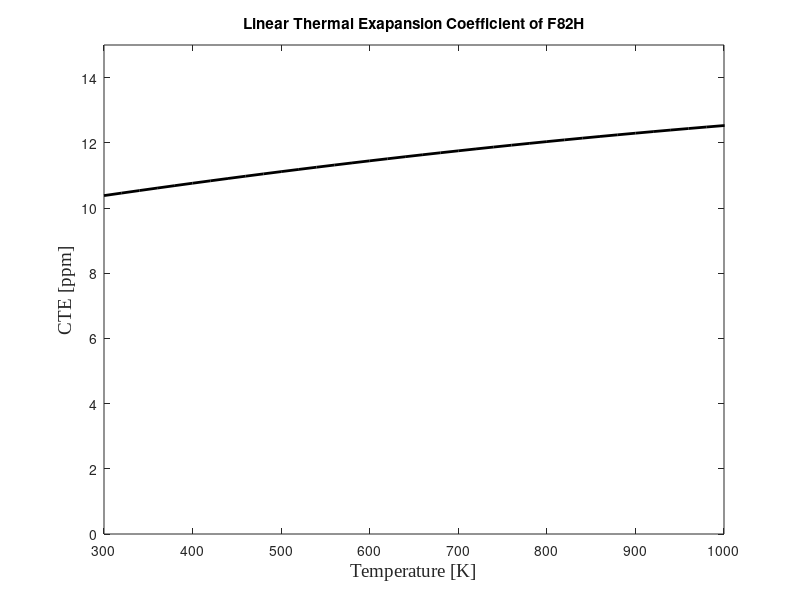

Write MATLAB code to recreate this figure. (Note: this script raises an error after producing the figure.)

fsize=14;
T=300:20:6000;
n=size(T,2);
CTE=zeros(n,1);

C_TE=@(T) 9.0955+4.6477e-3*T-1.2141e-6*T^2;

for i=1:n
CTE(i)=C_TE(T(i));
end

figure( 'Name', 'W Thermal Conductivity' );
plot(T,CTE,'k','LineWidth',2)
xlabel('Temperature [K]','FontName','Times New Roman','FontSize',fsize)
ylabel('CTE [ppm]','FontSize',fsize,'FontName', 'Times New Roman')
xlim([300 1000])
ylim([0 15])
title('Linear Thermal Exapansion Coefficient of F82H')
ax = gca;
ax.FontSize = fsize; 
hold off